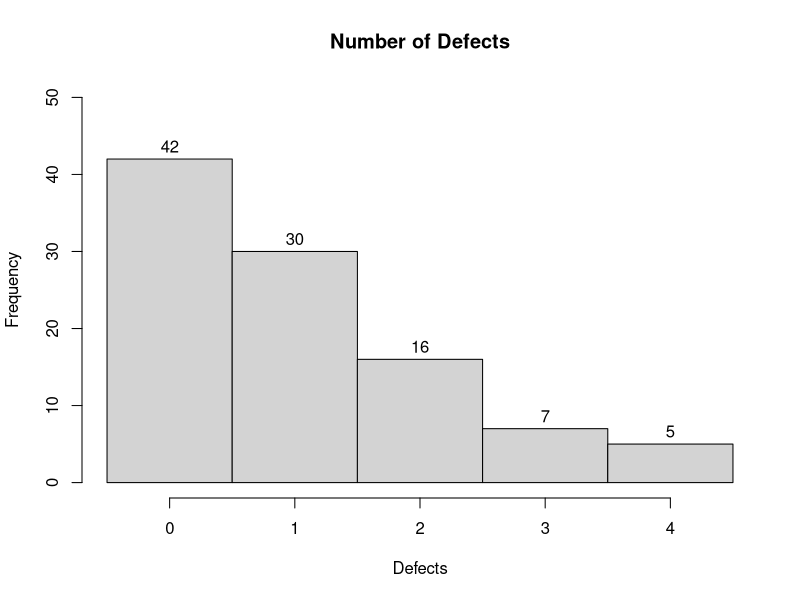

Source code (R):
## ---- chunk 1
knitr::opts_chunk$set(echo = TRUE)
## ---- chunk 2
error.data=c(rep(0,42), rep(1,30), rep(2,16), rep(3,7), rep(4, 5))
hist(error.data, breaks=c(seq(from=-0.5, 4.5, by=1)), 
     xlab="Defects", main="Number of Defects", 
     labels=TRUE, ylim=c(0,50))
